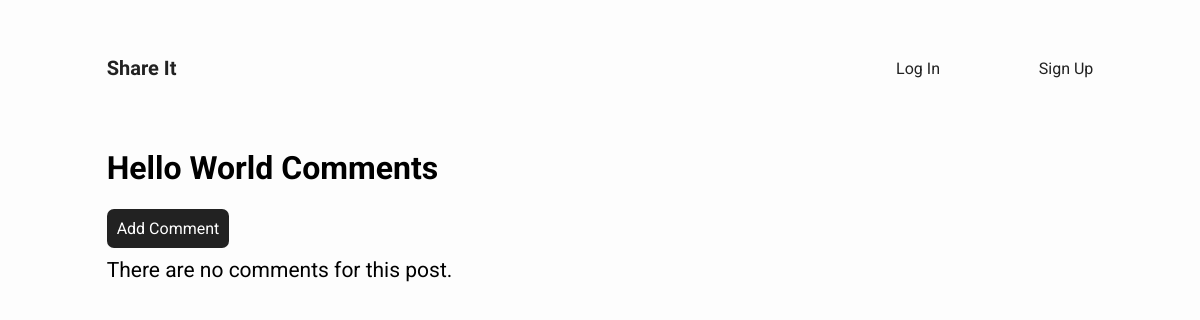
/comments/1, run on an earlier commit of the app's database.
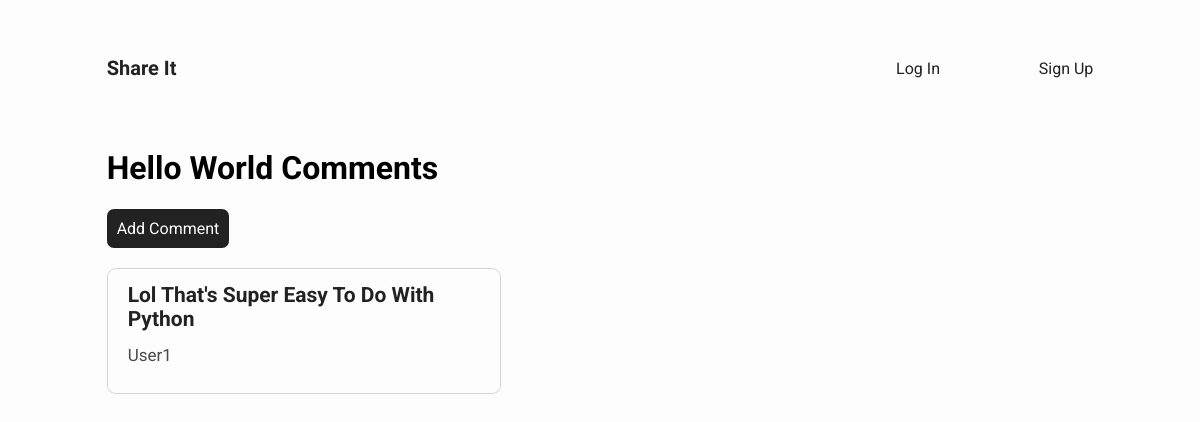
And on a later commit of the database.
### app/models.py (models this page shows, shortened)
class Post(db.Model):
    id = db.Column(db.Integer, primary_key=True)
    title = db.Column(db.String(64))
    body = db.Column(db.String(500))
    timestamp = db.Column(db.DateTime, index=True, default=datetime.utcnow)
    user_id = db.Column(db.Integer, db.ForeignKey('user.id'))
    comments = db.relationship('Comment', backref='post', lazy='dynamic')

class Comment(db.Model):
    id = db.Column(db.Integer, primary_key=True)
    body = db.Column(db.String(200))
    post_id = db.Column(db.Integer, db.ForeignKey('post.id'))

class User(UserMixin, db.Model):
    id = db.Column(db.Integer, primary_key=True)
    username = db.Column(db.String(64), index=True, unique=True)
    email = db.Column(db.String(120), index=True, unique=True)
    password_hash = db.Column(db.String(128))
    posts = db.relationship('Post', backref='author', lazy='dynamic')

### app/main/routes.py (the view)
@bp.route('/comments/<post>')
def comments(post):
    comments = Comment.query.filter_by(post=Post.query.get(post)).all()
    return render_template('comments.html', post=Post.query.get(post), comments=comments)

### app/templates/comments.html
{% extends "base.html" %}
{% block content%}
    <div class="comments-container">
        <div class="title">
            <h1>{{ post.title.title() }} Comments</h1>
            <a class="add-button comments-btn" href="{{ url_for("main.add_comment", post=post.id) }}">Add Comment</a>
        </div>
        <div class="comments">
            {% if comments %}
                {% for comment in comments %}
                    <div class="post post-margin">
                        <h1>{{ comment.body }}</h1>
                        <h2>{{ post.author.username.title() }}</h2>
                    </div>
                {% endfor %}
            {% else %}
                <h4>There are no comments for this post.</h4>
            {% endif %}
        </div>
    </div>
{% endblock %}

### app/templates/base.html (shortened to what this page needs)
<!DOCTYPE html>
<html lang="en">
<head>
    <link rel="stylesheet" href="{{ url_for('static', filename='style.css') }}">
</head>
<body>
    <nav>
        <a class="nav-title" href="{{ url_for('main.index') }}">Share It</h1>
        {% if current_user.is_authenticated %}
        <div class="links nav-large-links">
        {% else  %}
        <div class="links nav-small-links">
        {% endif %}
            {% if current_user.is_anonymous %}
            <a href="{{ url_for('auth.login') }}">Log In</a>
            {% else %}
            <a href="{{ url_for('auth.logout') }}">Log Out</a>
            {% endif %}
            <a href="{{ url_for('auth.signup') }}">Sign Up</a>
        </div>
    </nav>
    {% block content %}{% endblock %}
</body>
</html>

### app/static/style.css (style rules this page uses)
body { font-family: 'Roboto', sans-serif; background-color: #FDFDFD; }
nav { display: grid; grid-template-columns: repeat(12, 1fr); grid-template-rows: 120px; }
nav .nav-title { font-family: 'Viga', sans-serif; color: #222; font-size: 20px; font-weight: bold; text-decoration: none; grid-column: 2; align-self: center; }
nav .links { display: flex; align-self: center; justify-content: space-between; }
.nav-small-links { grid-column: 9 / span 3; }
nav .links a { color: #222; text-decoration: none; display: flex; align-items: center; }
.add-button { display: inline-block; align-self: center; text-decoration: none; background-color: #222; color: #FFF; padding: 10px; text-align: center; border-radius: 7px; margin-top: 33px; }
.post { border: 1px solid #d5d5d5; grid-column: 2 / span 5; margin-bottom: 30px; border-radius: 9px; padding-left: 20px; padding-bottom: 14px; }
.post h1 { color: #222; font-size: 21px; font-weight: 700; text-transform: capitalize; }
.post h2 { font-size: 17px; color: #4A4A4A; font-weight: 400; }
.comments-container { display: grid; grid-template-columns: repeat(12, 1fr); }
.comments-container .title { grid-column: 2 / span 11; }
.comments-container .comments { grid-column: 2 / span 4; }
.comments-btn { margin-top: 0; }
.post-margin { margin-top: 20px; }

What changed in the data, as far as the page shows it:
added Comment: body "Lol That's Super Easy To Do With Python"
now on this page (row unchanged): User: author.username "User1"
Also different on the page:
text no longer shown: "There are no comments for this post."
